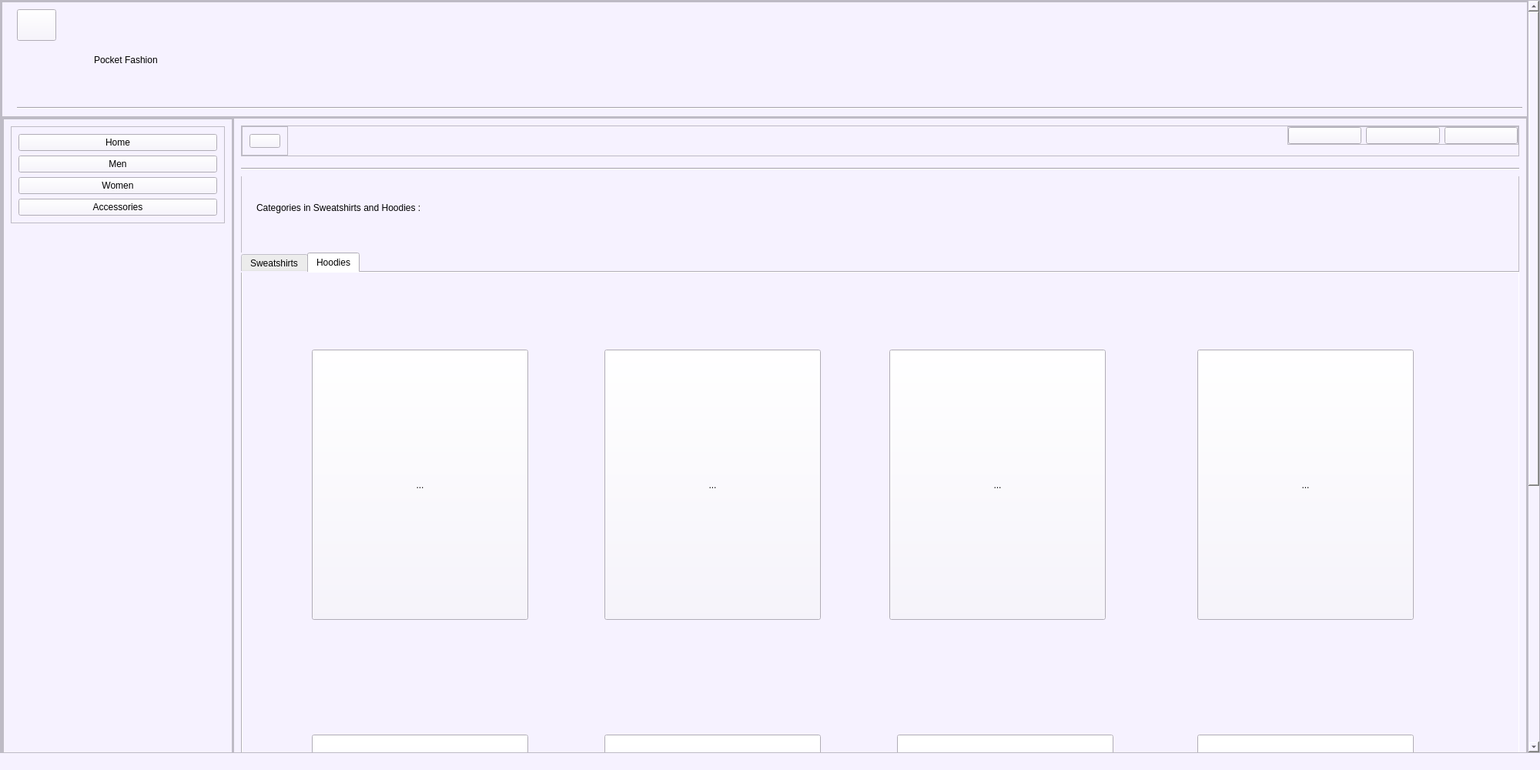
<?xml version="1.0" encoding="UTF-8"?>
<ui version="4.0">
 <class>MainWindow</class>
 <widget class="QMainWindow" name="MainWindow">
  <property name="geometry">
   <rect>
    <x>0</x>
    <y>0</y>
    <width>2000</width>
    <height>1000</height>
   </rect>
  </property>
  <property name="windowTitle">
   <string>MainWindow</string>
  </property>
  <property name="styleSheet">
   <string notr="true">background-color: rgb(246, 242, 255);</string>
  </property>
  <widget class="QWidget" name="centralwidget">
   <layout class="QGridLayout" name="gridLayout_3">
    <property name="leftMargin">
     <number>0</number>
    </property>
    <property name="topMargin">
     <number>0</number>
    </property>
    <property name="rightMargin">
     <number>0</number>
    </property>
    <property name="bottomMargin">
     <number>0</number>
    </property>
    <item row="0" column="0">
     <widget class="QScrollArea" name="scrollArea">
      <property name="widgetResizable">
       <bool>true</bool>
      </property>
      <widget class="QWidget" name="scrollAreaWidgetContents_2">
       <property name="geometry">
        <rect>
         <x>0</x>
         <y>0</y>
         <width>1977</width>
         <height>1500</height>
        </rect>
       </property>
       <layout class="QVBoxLayout" name="verticalLayout_2">
        <property name="spacing">
         <number>0</number>
        </property>
        <property name="leftMargin">
         <number>0</number>
        </property>
        <property name="topMargin">
         <number>0</number>
        </property>
        <property name="rightMargin">
         <number>0</number>
        </property>
        <property name="bottomMargin">
         <number>0</number>
        </property>
        <item>
         <widget class="QFrame" name="frame">
          <property name="minimumSize">
           <size>
            <width>0</width>
            <height>1500</height>
           </size>
          </property>
          <property name="frameShape">
           <enum>QFrame::StyledPanel</enum>
          </property>
          <property name="frameShadow">
           <enum>QFrame::Raised</enum>
          </property>
          <layout class="QVBoxLayout" name="verticalLayout_3">
           <property name="spacing">
            <number>0</number>
           </property>
           <property name="leftMargin">
            <number>0</number>
           </property>
           <property name="topMargin">
            <number>0</number>
           </property>
           <property name="rightMargin">
            <number>0</number>
           </property>
           <property name="bottomMargin">
            <number>0</number>
           </property>
           <item>
            <widget class="QFrame" name="Site_name">
             <property name="maximumSize">
              <size>
               <width>16777215</width>
               <height>150</height>
              </size>
             </property>
             <property name="frameShape">
              <enum>QFrame::StyledPanel</enum>
             </property>
             <property name="frameShadow">
              <enum>QFrame::Raised</enum>
             </property>
             <widget class="Line" name="line">
              <property name="geometry">
               <rect>
                <x>20</x>
                <y>130</y>
                <width>1955</width>
                <height>16</height>
               </rect>
              </property>
              <property name="orientation">
               <enum>Qt::Horizontal</enum>
              </property>
             </widget>
             <widget class="QLabel" name="label_2">
              <property name="geometry">
               <rect>
                <x>120</x>
                <y>40</y>
                <width>411</width>
                <height>71</height>
               </rect>
              </property>
              <property name="styleSheet">
               <string notr="true">font: 32pt &quot;Segoe Print&quot;;</string>
              </property>
              <property name="text">
               <string>Pocket Fashion</string>
              </property>
             </widget>
             <widget class="QPushButton" name="back">
              <property name="geometry">
               <rect>
                <x>20</x>
                <y>10</y>
                <width>51</width>
                <height>41</height>
               </rect>
              </property>
              <property name="text">
               <string/>
              </property>
              <property name="icon">
               <iconset>
                <normaloff>../download.png</normaloff>../download.png</iconset>
              </property>
              <property name="iconSize">
               <size>
                <width>32</width>
                <height>32</height>
               </size>
              </property>
             </widget>
            </widget>
           </item>
           <item>
            <widget class="QFrame" name="main_body">
             <property name="frameShape">
              <enum>QFrame::StyledPanel</enum>
             </property>
             <property name="frameShadow">
              <enum>QFrame::Raised</enum>
             </property>
             <layout class="QHBoxLayout" name="horizontalLayout">
              <property name="spacing">
               <number>0</number>
              </property>
              <property name="leftMargin">
               <number>0</number>
              </property>
              <property name="topMargin">
               <number>0</number>
              </property>
              <property name="rightMargin">
               <number>0</number>
              </property>
              <property name="bottomMargin">
               <number>0</number>
              </property>
              <item>
               <widget class="QFrame" name="slide_menu_body">
                <property name="maximumSize">
                 <size>
                  <width>300</width>
                  <height>16777215</height>
                 </size>
                </property>
                <property name="frameShape">
                 <enum>QFrame::StyledPanel</enum>
                </property>
                <property name="frameShadow">
                 <enum>QFrame::Raised</enum>
                </property>
                <layout class="QGridLayout" name="gridLayout">
                 <property name="leftMargin">
                  <number>0</number>
                 </property>
                 <property name="topMargin">
                  <number>0</number>
                 </property>
                 <property name="rightMargin">
                  <number>0</number>
                 </property>
                 <property name="bottomMargin">
                  <number>0</number>
                 </property>
                 <property name="spacing">
                  <number>0</number>
                 </property>
                 <item row="0" column="1">
                  <widget class="QFrame" name="frame_2">
                   <property name="frameShape">
                    <enum>QFrame::StyledPanel</enum>
                   </property>
                   <property name="frameShadow">
                    <enum>QFrame::Raised</enum>
                   </property>
                   <layout class="QVBoxLayout" name="verticalLayout_5">
                    <item alignment="Qt::AlignTop">
                     <widget class="QFrame" name="frame_3">
                      <property name="frameShape">
                       <enum>QFrame::StyledPanel</enum>
                      </property>
                      <property name="frameShadow">
                       <enum>QFrame::Raised</enum>
                      </property>
                      <layout class="QVBoxLayout" name="verticalLayout_7">
                       <item>
                        <widget class="QPushButton" name="home">
                         <property name="styleSheet">
                          <string notr="true">font: 14pt &quot;MS Shell Dlg 2&quot;;</string>
                         </property>
                         <property name="text">
                          <string>Home</string>
                         </property>
                        </widget>
                       </item>
                       <item>
                        <widget class="QPushButton" name="men_nav">
                         <property name="styleSheet">
                          <string notr="true">font: 14pt &quot;MS Shell Dlg 2&quot;;</string>
                         </property>
                         <property name="text">
                          <string>Men</string>
                         </property>
                        </widget>
                       </item>
                       <item>
                        <widget class="QPushButton" name="women_nav">
                         <property name="styleSheet">
                          <string notr="true">font: 14pt &quot;MS Shell Dlg 2&quot;;</string>
                         </property>
                         <property name="text">
                          <string>Women</string>
                         </property>
                        </widget>
                       </item>
                       <item>
                        <widget class="QPushButton" name="accessories">
                         <property name="styleSheet">
                          <string notr="true">font: 14pt &quot;MS Shell Dlg 2&quot;;</string>
                         </property>
                         <property name="text">
                          <string>Accessories</string>
                         </property>
                        </widget>
                       </item>
                      </layout>
                     </widget>
                    </item>
                    <item alignment="Qt::AlignBottom">
                     <widget class="QFrame" name="frame_4">
                      <property name="frameShape">
                       <enum>QFrame::StyledPanel</enum>
                      </property>
                      <property name="frameShadow">
                       <enum>QFrame::Raised</enum>
                      </property>
                      <layout class="QVBoxLayout" name="verticalLayout_8">
                       <item>
                        <widget class="QPushButton" name="logout">
                         <property name="styleSheet">
                          <string notr="true">font: 14pt &quot;MS Shell Dlg 2&quot;;</string>
                         </property>
                         <property name="text">
                          <string>Log out</string>
                         </property>
                         <property name="icon">
                          <iconset>
                           <normaloff>../../../Downloads/feather (1)/log-out.svg</normaloff>../../../Downloads/feather (1)/log-out.svg</iconset>
                         </property>
                         <property name="iconSize">
                          <size>
                           <width>32</width>
                           <height>32</height>
                          </size>
                         </property>
                        </widget>
                       </item>
                      </layout>
                     </widget>
                    </item>
                   </layout>
                  </widget>
                 </item>
                </layout>
               </widget>
              </item>
              <item>
               <widget class="QFrame" name="main_content">
                <property name="frameShape">
                 <enum>QFrame::StyledPanel</enum>
                </property>
                <property name="frameShadow">
                 <enum>QFrame::Raised</enum>
                </property>
                <layout class="QVBoxLayout" name="verticalLayout">
                 <item>
                  <widget class="QFrame" name="header">
                   <property name="maximumSize">
                    <size>
                     <width>16777215</width>
                     <height>40</height>
                    </size>
                   </property>
                   <property name="frameShape">
                    <enum>QFrame::StyledPanel</enum>
                   </property>
                   <property name="frameShadow">
                    <enum>QFrame::Raised</enum>
                   </property>
                   <layout class="QHBoxLayout" name="horizontalLayout_2">
                    <property name="spacing">
                     <number>0</number>
                    </property>
                    <property name="leftMargin">
                     <number>0</number>
                    </property>
                    <property name="topMargin">
                     <number>0</number>
                    </property>
                    <property name="rightMargin">
                     <number>0</number>
                    </property>
                    <property name="bottomMargin">
                     <number>0</number>
                    </property>
                    <item alignment="Qt::AlignLeft|Qt::AlignTop">
                     <widget class="QFrame" name="slide_menu">
                      <property name="maximumSize">
                       <size>
                        <width>70</width>
                        <height>16777215</height>
                       </size>
                      </property>
                      <property name="frameShape">
                       <enum>QFrame::StyledPanel</enum>
                      </property>
                      <property name="frameShadow">
                       <enum>QFrame::Raised</enum>
                      </property>
                      <layout class="QVBoxLayout" name="verticalLayout_6">
                       <item>
                        <widget class="QPushButton" name="slide_menu_btn">
                         <property name="text">
                          <string/>
                         </property>
                         <property name="icon">
                          <iconset>
                           <normaloff>../../../Downloads/feather (1)/menu.svg</normaloff>../../../Downloads/feather (1)/menu.svg</iconset>
                         </property>
                         <property name="iconSize">
                          <size>
                           <width>32</width>
                           <height>32</height>
                          </size>
                         </property>
                        </widget>
                       </item>
                      </layout>
                     </widget>
                    </item>
                    <item alignment="Qt::AlignTop">
                     <widget class="QFrame" name="profile">
                      <property name="maximumSize">
                       <size>
                        <width>300</width>
                        <height>16777215</height>
                       </size>
                      </property>
                      <property name="frameShape">
                       <enum>QFrame::StyledPanel</enum>
                      </property>
                      <property name="frameShadow">
                       <enum>QFrame::Raised</enum>
                      </property>
                      <layout class="QHBoxLayout" name="horizontalLayout_3">
                       <property name="leftMargin">
                        <number>0</number>
                       </property>
                       <property name="topMargin">
                        <number>0</number>
                       </property>
                       <property name="rightMargin">
                        <number>0</number>
                       </property>
                       <property name="bottomMargin">
                        <number>0</number>
                       </property>
                       <item>
                        <widget class="QPushButton" name="favourite">
                         <property name="text">
                          <string/>
                         </property>
                         <property name="icon">
                          <iconset>
                           <normaloff>../../../Downloads/feather (1)/heart.svg</normaloff>../../../Downloads/feather (1)/heart.svg</iconset>
                         </property>
                         <property name="iconSize">
                          <size>
                           <width>32</width>
                           <height>32</height>
                          </size>
                         </property>
                        </widget>
                       </item>
                       <item>
                        <widget class="QPushButton" name="cart">
                         <property name="text">
                          <string/>
                         </property>
                         <property name="icon">
                          <iconset>
                           <normaloff>../../../Downloads/feather (1)/shopping-cart.svg</normaloff>../../../Downloads/feather (1)/shopping-cart.svg</iconset>
                         </property>
                         <property name="iconSize">
                          <size>
                           <width>32</width>
                           <height>32</height>
                          </size>
                         </property>
                        </widget>
                       </item>
                       <item>
                        <widget class="QPushButton" name="profile_display">
                         <property name="text">
                          <string/>
                         </property>
                         <property name="icon">
                          <iconset>
                           <normaloff>../../../Downloads/feather (1)/log-in.svg</normaloff>../../../Downloads/feather (1)/log-in.svg</iconset>
                         </property>
                         <property name="iconSize">
                          <size>
                           <width>32</width>
                           <height>32</height>
                          </size>
                         </property>
                        </widget>
                       </item>
                      </layout>
                     </widget>
                    </item>
                   </layout>
                  </widget>
                 </item>
                 <item>
                  <widget class="QFrame" name="content">
                   <property name="frameShape">
                    <enum>QFrame::StyledPanel</enum>
                   </property>
                   <property name="frameShadow">
                    <enum>QFrame::Raised</enum>
                   </property>
                   <widget class="QTabWidget" name="tabWidget">
                    <property name="geometry">
                     <rect>
                      <x>0</x>
                      <y>119</y>
                      <width>1661</width>
                      <height>1161</height>
                     </rect>
                    </property>
                    <property name="styleSheet">
                     <string notr="true">font: 16pt &quot;Segoe Print&quot;;</string>
                    </property>
                    <property name="currentIndex">
                     <number>1</number>
                    </property>
                    <widget class="QWidget" name="tab">
                     <attribute name="title">
                      <string>Sweatshirts</string>
                     </attribute>
                     <widget class="QToolButton" name="sweatshirt1">
                      <property name="geometry">
                       <rect>
                        <x>100</x>
                        <y>160</y>
                        <width>281</width>
                        <height>351</height>
                       </rect>
                      </property>
                      <property name="text">
                       <string>...</string>
                      </property>
                     </widget>
                     <widget class="QToolButton" name="sweatshirt2">
                      <property name="geometry">
                       <rect>
                        <x>490</x>
                        <y>160</y>
                        <width>281</width>
                        <height>351</height>
                       </rect>
                      </property>
                      <property name="text">
                       <string>...</string>
                      </property>
                     </widget>
                     <widget class="QToolButton" name="sweatshirt3">
                      <property name="geometry">
                       <rect>
                        <x>870</x>
                        <y>150</y>
                        <width>281</width>
                        <height>351</height>
                       </rect>
                      </property>
                      <property name="text">
                       <string>...</string>
                      </property>
                     </widget>
                     <widget class="QToolButton" name="sweatshirt4">
                      <property name="geometry">
                       <rect>
                        <x>1260</x>
                        <y>150</y>
                        <width>281</width>
                        <height>351</height>
                       </rect>
                      </property>
                      <property name="text">
                       <string>...</string>
                      </property>
                     </widget>
                     <widget class="QToolButton" name="sweatshirt5">
                      <property name="geometry">
                       <rect>
                        <x>100</x>
                        <y>650</y>
                        <width>281</width>
                        <height>351</height>
                       </rect>
                      </property>
                      <property name="text">
                       <string>...</string>
                      </property>
                     </widget>
                     <widget class="QToolButton" name="sweatshirt6">
                      <property name="geometry">
                       <rect>
                        <x>490</x>
                        <y>650</y>
                        <width>281</width>
                        <height>351</height>
                       </rect>
                      </property>
                      <property name="text">
                       <string>...</string>
                      </property>
                     </widget>
                     <widget class="QToolButton" name="sweatshirt7">
                      <property name="geometry">
                       <rect>
                        <x>880</x>
                        <y>650</y>
                        <width>281</width>
                        <height>351</height>
                       </rect>
                      </property>
                      <property name="text">
                       <string>...</string>
                      </property>
                     </widget>
                     <widget class="QToolButton" name="sweatshirt8">
                      <property name="geometry">
                       <rect>
                        <x>1260</x>
                        <y>650</y>
                        <width>281</width>
                        <height>351</height>
                       </rect>
                      </property>
                      <property name="text">
                       <string>...</string>
                      </property>
                     </widget>
                    </widget>
                    <widget class="QWidget" name="tab_2">
                     <attribute name="title">
                      <string>Hoodies</string>
                     </attribute>
                     <widget class="QToolButton" name="hoodie1">
                      <property name="geometry">
                       <rect>
                        <x>90</x>
                        <y>100</y>
                        <width>281</width>
                        <height>351</height>
                       </rect>
                      </property>
                      <property name="text">
                       <string>...</string>
                      </property>
                     </widget>
                     <widget class="QToolButton" name="hoodie2">
                      <property name="geometry">
                       <rect>
                        <x>470</x>
                        <y>100</y>
                        <width>281</width>
                        <height>351</height>
                       </rect>
                      </property>
                      <property name="text">
                       <string>...</string>
                      </property>
                     </widget>
                     <widget class="QToolButton" name="hoodie4">
                      <property name="geometry">
                       <rect>
                        <x>1240</x>
                        <y>100</y>
                        <width>281</width>
                        <height>351</height>
                       </rect>
                      </property>
                      <property name="text">
                       <string>...</string>
                      </property>
                     </widget>
                     <widget class="QToolButton" name="hoodie3">
                      <property name="geometry">
                       <rect>
                        <x>840</x>
                        <y>100</y>
                        <width>281</width>
                        <height>351</height>
                       </rect>
                      </property>
                      <property name="text">
                       <string>...</string>
                      </property>
                     </widget>
                     <widget class="QToolButton" name="hoodie5">
                      <property name="geometry">
                       <rect>
                        <x>90</x>
                        <y>600</y>
                        <width>281</width>
                        <height>351</height>
                       </rect>
                      </property>
                      <property name="text">
                       <string>...</string>
                      </property>
                     </widget>
                     <widget class="QToolButton" name="hoodie6">
                      <property name="geometry">
                       <rect>
                        <x>470</x>
                        <y>600</y>
                        <width>281</width>
                        <height>351</height>
                       </rect>
                      </property>
                      <property name="text">
                       <string>...</string>
                      </property>
                     </widget>
                     <widget class="QToolButton" name="hoodie7">
                      <property name="geometry">
                       <rect>
                        <x>850</x>
                        <y>600</y>
                        <width>281</width>
                        <height>351</height>
                       </rect>
                      </property>
                      <property name="text">
                       <string>...</string>
                      </property>
                     </widget>
                     <widget class="QToolButton" name="hoodie8">
                      <property name="geometry">
                       <rect>
                        <x>1240</x>
                        <y>600</y>
                        <width>281</width>
                        <height>351</height>
                       </rect>
                      </property>
                      <property name="text">
                       <string>...</string>
                      </property>
                     </widget>
                    </widget>
                   </widget>
                   <widget class="QLabel" name="label">
                    <property name="geometry">
                     <rect>
                      <x>20</x>
                      <y>30</y>
                      <width>811</width>
                      <height>61</height>
                     </rect>
                    </property>
                    <property name="styleSheet">
                     <string notr="true">font: 22pt &quot;Segoe Print&quot;;</string>
                    </property>
                    <property name="text">
                     <string>Categories in Sweatshirts and Hoodies :</string>
                    </property>
                   </widget>
                   <widget class="Line" name="line_2">
                    <property name="geometry">
                     <rect>
                      <x>0</x>
                      <y>0</y>
                      <width>1661</width>
                      <height>20</height>
                     </rect>
                    </property>
                    <property name="orientation">
                     <enum>Qt::Horizontal</enum>
                    </property>
                   </widget>
                  </widget>
                 </item>
                </layout>
               </widget>
              </item>
             </layout>
            </widget>
           </item>
          </layout>
         </widget>
        </item>
       </layout>
      </widget>
     </widget>
    </item>
   </layout>
  </widget>
  <widget class="QStatusBar" name="statusbar"/>
 </widget>
 <resources/>
 <connections/>
</ui>
